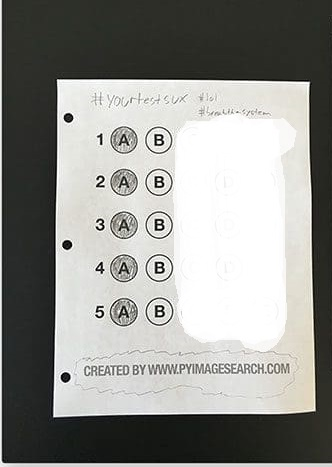
#> input picture 4 Курс/diplom/diplom/dip/Parking/image/test_02.jpg, 332 x 467 px
$ python test_blank.py --image image/test_02.jpg --output out.png
#> lines starting #> are read from the running program, lines starting #| are printed output that depends on the picture; after the words box and inside, x2 and y2 are one past the last pixel; in counts of white or black regions, pixels touching at a corner belong together
from imutils.perspective import four_point_transform
from imutils import contours
import numpy as np
import argparse
import imutils
import cv2
import csv
import re
import pytesseract


ANSWER_KEY = {0: 0, 1: 0, 2: 0, 3: 0, 4: 0, 5: 0, 6: 0}

pytesseract.pytesseract.tesseract_cmd = r'C:\\Program Files\\Tesseract-OCR\\tesseract.exe'

custom_config = r'--oem 3 --psm 6'


def process_exam(image_path):
#> called with image_path = 'image/test_02.jpg'
    image = cv2.imread(image_path)
#> image is the input picture: shape (467, 332, 3); mean B, G, R 140.9, 144.8, 144.4
    gray = cv2.cvtColor(image, cv2.COLOR_BGR2GRAY)
    blurred = cv2.GaussianBlur(gray, (5, 5), 0)
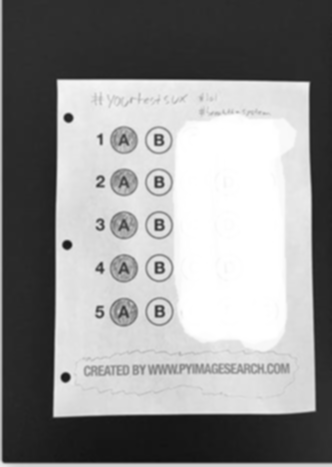
#> blurred: shape (467, 332); min 15, max 255, mean 144.2
    edged = cv2.Canny(blurred, 75, 200)
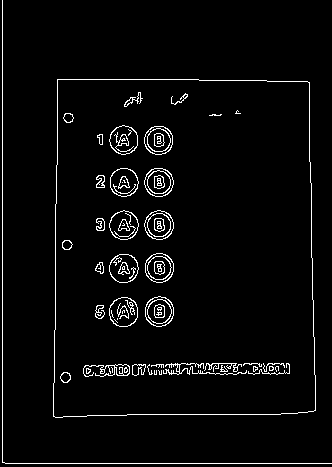
#> edged: shape (467, 332); 3.6% white in thin lines or dots

    cnts = cv2.findContours(edged.copy(), cv2.RETR_EXTERNAL, cv2.CHAIN_APPROX_SIMPLE)
#> cnts = 2 contours, 1 with area under 20; largest, box (x1, y1, x2, y2) and area: (53, 79, 316, 418) 85768
    cnts = imutils.grab_contours(cnts)
    docCnt = None

    if len(cnts) > 0:
        cnts = sorted(cnts, key=cv2.contourArea, reverse=True)
        for c in cnts:
            peri = cv2.arcLength(c, True)
            approx = cv2.approxPolyDP(c, 0.02 * peri, True)
            if len(approx) == 4:
                docCnt = approx
                break
#> this loop made 1 pass
#> (peri, docCnt) on pass 1: (1187.7, [[57, 79], [53, 416], [315, 410], [309, 82]])

    paper = four_point_transform(image, docCnt.reshape(4, 2))
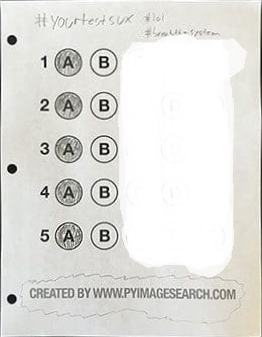
#> paper: shape (337, 262, 3); mean B, G, R 221, 224.7, 225.1
    warped = four_point_transform(gray, docCnt.reshape(4, 2))

    thresh = cv2.threshold(warped, 0, 255, cv2.THRESH_BINARY_INV | cv2.THRESH_OTSU)[1]
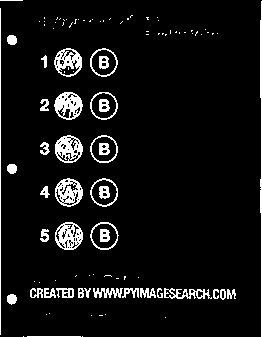
#> thresh: shape (337, 262); 7.2% white; 106 white regions (66 under 20 px)

    cnts = cv2.findContours(thresh.copy(), cv2.RETR_EXTERNAL, cv2.CHAIN_APPROX_SIMPLE)
#> cnts = 96 contours, 67 with area under 20; largest, box (x1, y1, x2, y2) and area: (90, 222, 119, 250) 587, (54, 48, 82, 77) 587, (55, 222, 83, 250) 586, (55, 178, 83, 207) 586, (90, 48, 118, 77) 585
    cnts = imutils.grab_contours(cnts)
    questionCnts = []

    for c in cnts:
        (x, y, w, h) = cv2.boundingRect(c)
        ar = w / float(h)
        #if (w >= 20) and (h>=20) and (ar >= 0.9) and (ar <= 1.1):
        if (w >= 50) and (h>=50) and (ar >= 0.9) and (ar <= 1.1):
            questionCnts.append(c)
#> this loop made 96 passes
#> (x, y, w, h, ar) on passes 1, 3, 4, 6, 7, 8, 9, 10, 11, 12, 13, 14: (82, 336, 1, 1, 1), (23, 336, 1, 1, 1), (165, 317, 1, 1, 1), (91, 315, 1, 1, 1), (105, 314, 1, 1, 1), (46, 314, 1, 1, 1), (49, 313, 1, 1, 1), (7, 294, 10, 11, 0.909), (227, 289, 9, 10, 0.9), (220, 289, 6, 11, 0.545), (213, 289, 6, 10, 0.6), (164, 288, 48, 11, 4.36)
#> (c, x, y, w, h, ar) on passes 2, 5, 27, 32, 52, 53: ([[27, 336], [80, 336]], 27, 336, 54, 1, 54), ([[99, 315], [102, 315]], 99, 315, 4, 1, 4), ([[116, 278], [118, 278]], 116, 278, 3, 1, 3), ([[76, 275], [75, 276]], 75, 275, 2, 2, 1), ([[165, 34], [165, 35], [166, 34]], 165, 34, 2, 2, 1), ([[146, 34], [148, 34]], 146, 34, 3, 1, 3)
#> after the loop, questionCnts = []

#> (the run stopped early here; a loop or call above may not have finished)

$ run again, on 4 Курс/diplom/diplom/dip/Parking/image/test_01.png
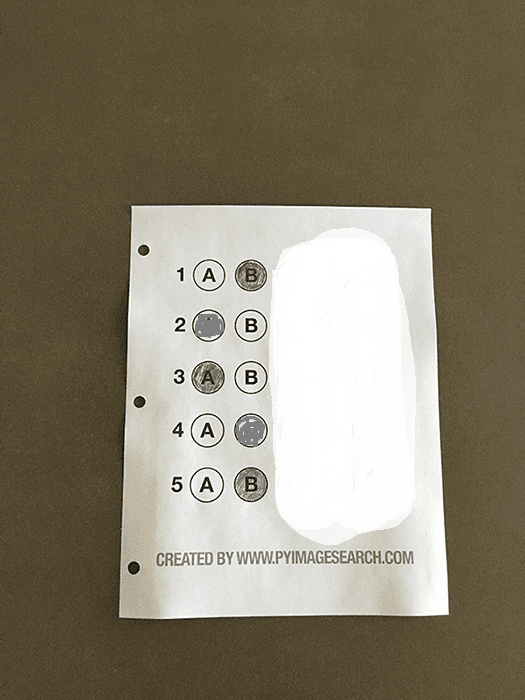
#> input picture 4 Курс/diplom/diplom/dip/Parking/image/test_01.png, 525 x 700 px
#> in process_exam, image is the input picture: shape (700, 525, 3); mean B, G, R 110.8, 128.7, 136
#> in process_exam, `edged = cv2.Canny(blurred, 75, 200)`:
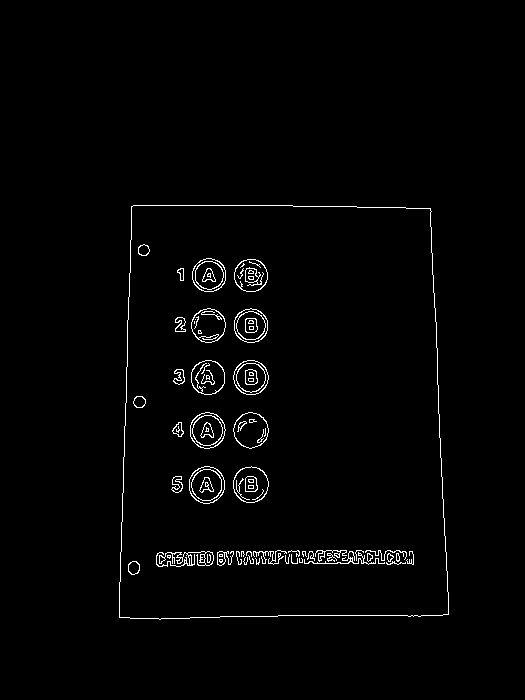
#> edged: shape (700, 525); 1.6% white in thin lines or dots, all inside (x1, y1, x2, y2) = (119, 205, 449, 620)
#> in process_exam, `cnts = cv2.findContours(edged.copy(), cv2.RETR_EXTERNAL, cv2.CHAIN_APP..`: cnts = 1 contour; box (x1, y1, x2, y2) and area: (119, 205, 449, 620) 128744
#> the loop in process_exam, `for c in cnts:` made 1 pass
#> (peri, docCnt) on pass 1: (1465.3, [[131, 206], [119, 617], [448, 614], [430, 208]])
#> in process_exam, `thresh = cv2.threshold(warped, 0, 255, cv2.THRESH_BINARY_INV | cv2.THR..`:
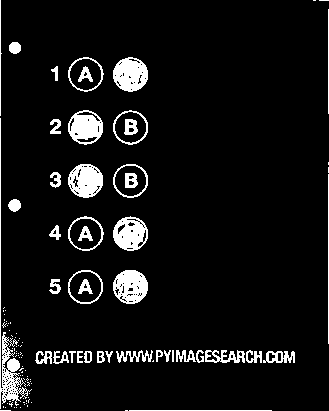
#> thresh: shape (411, 329); 7.5% white; 113 white regions (70 under 20 px)
#> in process_exam, `cnts = cv2.findContours(thresh.copy(), cv2.RETR_EXTERNAL, cv2.CHAIN_AP..`: cnts = 108 contours, 76 with area under 20; largest, box (x1, y1, x2, y2) and area: (68, 216, 104, 251) 914, (68, 270, 103, 304) 913, (113, 57, 148, 92) 905, (68, 57, 104, 92) 905, (68, 110, 103, 145) 902
#> the loop in process_exam, `for c in cnts:` made 108 passes
#> (x, y, w, h, ar) on passes 4, 5, 6, 7, 10, 11, 12, 13: (20, 407, 1, 1, 1), (16, 407, 1, 1, 1), (14, 407, 1, 1, 1), (5, 407, 1, 1, 1), (24, 404, 1, 1, 1), (26, 403, 1, 1, 1), (7, 403, 1, 1, 1), (31, 402, 1, 1, 1)
#> after the loop in process_exam, `for c in cnts:`: questionCnts = []
